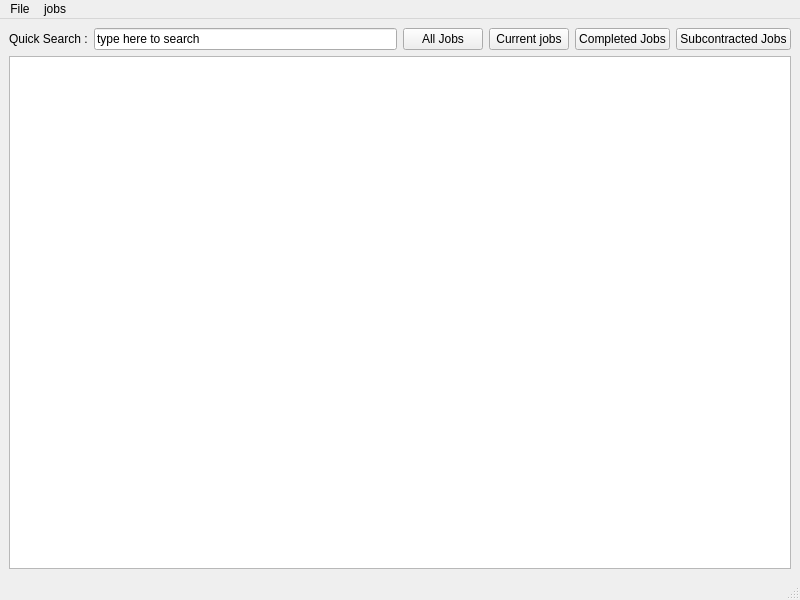
<ui version="4.0" >
 <class>MainWindow</class>
 <widget class="QMainWindow" name="MainWindow" >
  <property name="geometry" >
   <rect>
    <x>0</x>
    <y>0</y>
    <width>800</width>
    <height>600</height>
   </rect>
  </property>
  <property name="windowTitle" >
   <string>MainWindow</string>
  </property>
  <widget class="QWidget" name="centralwidget" >
   <layout class="QHBoxLayout" name="horizontalLayout_2" >
    <item>
     <layout class="QVBoxLayout" name="verticalLayout" >
      <item>
       <layout class="QHBoxLayout" name="horizontalLayout" >
        <item>
         <widget class="QLabel" name="label" >
          <property name="text" >
           <string>Quick Search :</string>
          </property>
          <property name="buddy" >
           <cstring>lineEdit</cstring>
          </property>
         </widget>
        </item>
        <item>
         <widget class="QLineEdit" name="lineEdit" >
          <property name="text" >
           <string>type here to search</string>
          </property>
         </widget>
        </item>
        <item>
         <widget class="QPushButton" name="pushButton" >
          <property name="text" >
           <string>All Jobs</string>
          </property>
         </widget>
        </item>
        <item>
         <widget class="QPushButton" name="pushButton_2" >
          <property name="text" >
           <string>Current jobs</string>
          </property>
         </widget>
        </item>
        <item>
         <widget class="QPushButton" name="pushButton_3" >
          <property name="text" >
           <string>Completed Jobs</string>
          </property>
         </widget>
        </item>
        <item>
         <widget class="QPushButton" name="pushButton_4" >
          <property name="text" >
           <string>Subcontracted Jobs</string>
          </property>
         </widget>
        </item>
       </layout>
      </item>
      <item>
       <widget class="QTableView" name="tableView" />
      </item>
     </layout>
    </item>
   </layout>
  </widget>
  <widget class="QMenuBar" name="menubar" >
   <property name="geometry" >
    <rect>
     <x>0</x>
     <y>0</y>
     <width>800</width>
     <height>24</height>
    </rect>
   </property>
   <widget class="QMenu" name="menuExit" >
    <property name="title" >
     <string>File</string>
    </property>
    <addaction name="actionExit" />
   </widget>
   <widget class="QMenu" name="menuJobs" >
    <property name="title" >
     <string>jobs</string>
    </property>
    <addaction name="actionAll_jobs" />
    <addaction name="actionCurrent_Jobs" />
    <addaction name="actionCompleted_Jobs" />
    <addaction name="separator" />
    <addaction name="actionSubcontract_Jobs" />
   </widget>
   <addaction name="menuExit" />
   <addaction name="menuJobs" />
  </widget>
  <widget class="QStatusBar" name="statusbar" />
  <action name="actionExit" >
   <property name="text" >
    <string>Exit</string>
   </property>
  </action>
  <action name="actionAll_jobs" >
   <property name="text" >
    <string>All jobs</string>
   </property>
  </action>
  <action name="actionCurrent_Jobs" >
   <property name="text" >
    <string>Current Jobs</string>
   </property>
  </action>
  <action name="actionCompleted_Jobs" >
   <property name="text" >
    <string>Completed Jobs</string>
   </property>
  </action>
  <action name="actionSubcontract_Jobs" >
   <property name="text" >
    <string>subcontract Jobs</string>
   </property>
  </action>
 </widget>
 <tabstops>
  <tabstop>lineEdit</tabstop>
  <tabstop>pushButton</tabstop>
  <tabstop>pushButton_2</tabstop>
  <tabstop>pushButton_3</tabstop>
  <tabstop>pushButton_4</tabstop>
  <tabstop>tableView</tabstop>
 </tabstops>
 <resources/>
 <connections/>
</ui>
